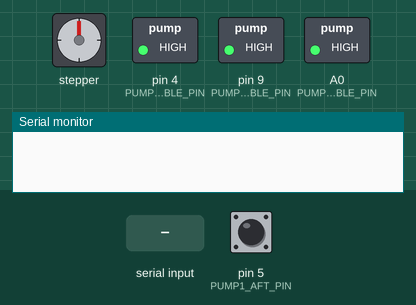
Simulated run of this sketch. Board: Arduino Uno, built with avr-gcc and run on an emulated ATmega328P. Shown: stepper motor, switched loads named in the sketch (green lamp = pin HIGH), the last lines printed to the serial monitor. The test bench sets the inputs (shaded band); at power-on: pin 5 (PUMP1_AFT_PIN) HIGH. Stepper angles assume 200 steps per turn.

Above: at 1.2 s.
1.3 s: "HOME:1\n" received over Serial
At 1.45 s:
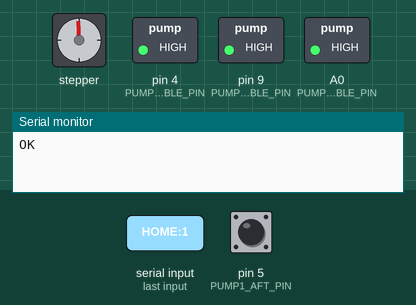
4.3 s: "ENERGIZE:1\n" received over Serial
At 4.48 s:
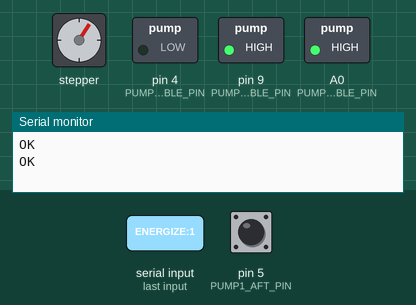
7.3 s: "DEENERGIZE:1\n" received over Serial
At 7.5 s:
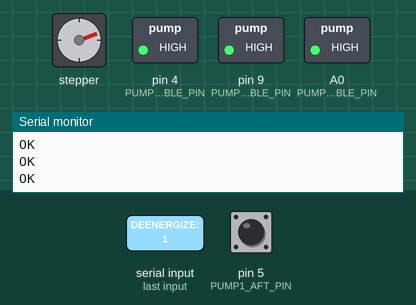
10.3 s: pin 5 (PUMP1_AFT_PIN) pulled LOW for 0.15 s
At 10.3 s:
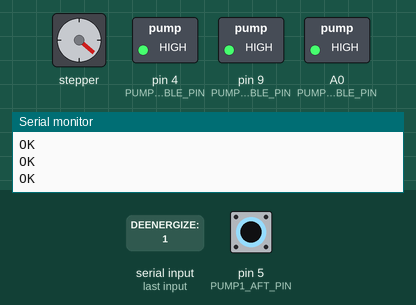
11.9 s: "HOME:1\n" received over Serial
At 12.35 s:
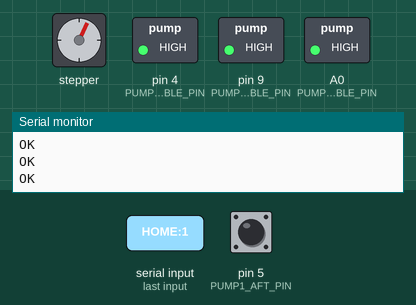
14.9 s: "ENERGIZE:1\n" received over Serial
At 15.08 s:
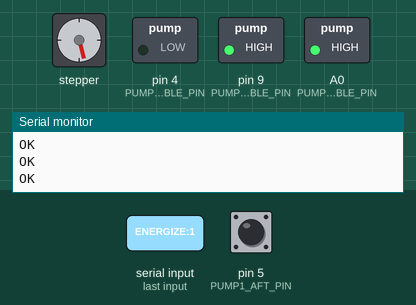
Timing chart, 0 to 23.9 s (numbered marks = the images above; inputs shaded):
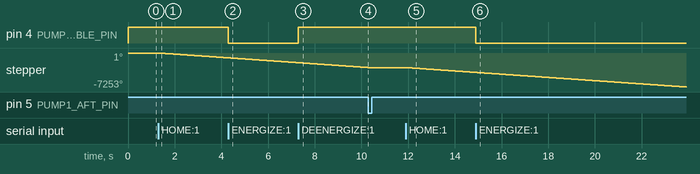

The sketch:

pump_controller.ino
```cpp
// Syringe Pump Controller — Arduino Firmware
// Protocol: commands end with '\n', responses end with '\n'
//
// Commands:
//   ENERGIZE:<id>
//   DEENERGIZE:<id>
//   HOME:<id>
//   MOVE:<id>:<steps>:<steps_per_sec>
//   STOP:<id>
//   LIMIT:<id>:<aft|forward>
//
// Responses: "OK\n" or "1\n"/"0\n" for LIMIT queries.

#include <AccelStepper.h>

// TODO: Set these pin numbers after wiring is complete
#define PUMP1_STEP_PIN    2
#define PUMP1_DIR_PIN     3
#define PUMP1_ENABLE_PIN  4
#define PUMP1_AFT_PIN     5
#define PUMP1_FWD_PIN     6

#define PUMP2_STEP_PIN    7
#define PUMP2_DIR_PIN     8
#define PUMP2_ENABLE_PIN  9
#define PUMP2_AFT_PIN    10
#define PUMP2_FWD_PIN    11

#define PUMP3_STEP_PIN   12
#define PUMP3_DIR_PIN    A3   // Fix 6: was 13 (built-in LED), changed to A3
#define PUMP3_ENABLE_PIN A0
#define PUMP3_AFT_PIN    A1
#define PUMP3_FWD_PIN    A2

// Normally-closed: LOW signal = switch activated (broken wire = fault detected)
#define LIMIT_NORMALLY_CLOSED true

AccelStepper steppers[3] = {
    AccelStepper(AccelStepper::DRIVER, PUMP1_STEP_PIN, PUMP1_DIR_PIN),
    AccelStepper(AccelStepper::DRIVER, PUMP2_STEP_PIN, PUMP2_DIR_PIN),
    AccelStepper(AccelStepper::DRIVER, PUMP3_STEP_PIN, PUMP3_DIR_PIN),
};

const int ENABLE_PINS[3] = {PUMP1_ENABLE_PIN, PUMP2_ENABLE_PIN, PUMP3_ENABLE_PIN};
const int AFT_PINS[3]    = {PUMP1_AFT_PIN,    PUMP2_AFT_PIN,    PUMP3_AFT_PIN};
const int FWD_PINS[3]    = {PUMP1_FWD_PIN,    PUMP2_FWD_PIN,    PUMP3_FWD_PIN};

// Fix 2: homing state array — true while a stepper is seeking the aft limit
bool homing[3] = {false, false, false};

bool readLimit(int idx, bool forward) {
    int pin  = forward ? FWD_PINS[idx] : AFT_PINS[idx];
    bool raw = (digitalRead(pin) == LOW);
    return LIMIT_NORMALLY_CLOSED ? raw : !raw;
}

void setup() {
    Serial.begin(115200);
    Serial.setTimeout(20);   // Fix 1: 20 ms keeps readBytesUntil from stalling steppers
    for (int i = 0; i < 3; i++) {
        pinMode(ENABLE_PINS[i], OUTPUT);
        digitalWrite(ENABLE_PINS[i], HIGH);   // disabled (active LOW)
        pinMode(AFT_PINS[i], INPUT_PULLUP);
        pinMode(FWD_PINS[i], INPUT_PULLUP);
        steppers[i].setMaxSpeed(10000);
        steppers[i].setAcceleration(1000);
    }
}

void loop() {
    // Fix 2: drive each stepper with the appropriate motion mode
    for (int i = 0; i < 3; i++) {
        if (homing[i]) {
            if (readLimit(i, false)) {   // aft limit hit → immediate halt
                // setCurrentPosition zeroes the target in-place for an instant stop,
                // avoiding the deceleration overshoot that stop() would produce.
                steppers[i].setCurrentPosition(steppers[i].currentPosition());
                homing[i] = false;
            } else {
                steppers[i].runSpeed();  // continue constant-speed aft motion
            }
        } else {
            steppers[i].run();           // normal position-based motion
        }
    }

    if (!Serial.available()) return;

    // Fix 3: fixed char buffer instead of String — avoids heap fragmentation
    char buf[64];
    int len = Serial.readBytesUntil('\n', buf, sizeof(buf) - 1);
    if (len == 0) return;
    buf[len] = '\0';
    // strip trailing '\r' if present
    if (len > 0 && buf[len-1] == '\r') buf[--len] = '\0';

    char *tok = strtok(buf, ":");
    if (!tok) return;
    char command[20];
    strncpy(command, tok, sizeof(command) - 1);
    command[sizeof(command)-1] = '\0';

    tok = strtok(NULL, ":");
    if (!tok) { Serial.println("ERR:bad_format"); return; }
    int id  = atoi(tok);
    int idx = id - 1;

    if (idx < 0 || idx > 2) { Serial.println("ERR:bad_id"); return; }

    if (strcmp(command, "ENERGIZE") == 0) {
        digitalWrite(ENABLE_PINS[idx], LOW);
        Serial.println("OK");

    } else if (strcmp(command, "DEENERGIZE") == 0) {
        digitalWrite(ENABLE_PINS[idx], HIGH);
        Serial.println("OK");

    // Fix 4: STOP decelerates using AccelStepper's configured acceleration profile.
    // This is intentional for mechanical safety — syringe plungers should not hard-stop.
    } else if (strcmp(command, "STOP") == 0) {
        homing[idx] = false;   // Fix 2: cancel any in-progress homing
        steppers[idx].stop();
        Serial.println("OK");

    } else if (strcmp(command, "HOME") == 0) {
        steppers[idx].setSpeed(-200);   // slow aft movement
        homing[idx] = true;             // Fix 2: let loop() drive the motion
        Serial.println("OK");

    } else if (strcmp(command, "MOVE") == 0) {
        tok = strtok(NULL, ":");
        if (!tok) { Serial.println("ERR:bad_format"); return; }
        long steps = atol(tok);
        tok = strtok(NULL, ":");
        if (!tok) { Serial.println("ERR:bad_format"); return; }
        float speed = atof(tok);
        // Fix 5: Safety — refuse move if already at the limit in the commanded direction
        if (steps > 0 && readLimit(idx, true)) {
            Serial.println("ERR:at_fwd_limit");
            return;
        }
        if (steps < 0 && readLimit(idx, false)) {
            Serial.println("ERR:at_aft_limit");
            return;
        }
        homing[idx] = false;
        steppers[idx].setMaxSpeed(speed);
        steppers[idx].move(steps);
        Serial.println("OK");

    } else if (strcmp(command, "LIMIT") == 0) {
        tok = strtok(NULL, ":");
        bool fwd = (tok && strcmp(tok, "forward") == 0);
        Serial.println(readLimit(idx, fwd) ? "1" : "0");

    } else if (strcmp(command, "DISTANCETOGO") == 0) {
        long d = steppers[idx].distanceToGo();
        Serial.println(abs(d));

    } else {
        Serial.println("ERR:unknown_cmd");
    }
}
```

Measured:
- after the input at 1.3 s, stepper: keeps turning counter-clockwise at about 346°/s, starting at once
- after the input at 4.3 s, pin 4 (PUMP1_ENABLE_PIN): HIGH → LOW at once
- after the input at 7.3 s, pin 4 (PUMP1_ENABLE_PIN): LOW → HIGH at once
- after the input at 10.3 s, stepper: stops changing and stays -3109°
- after the input at 11.9 s, stepper: keeps turning counter-clockwise at about 345°/s, starting at once
- after the input at 14.9 s, pin 4 (PUMP1_ENABLE_PIN): HIGH → LOW at once
